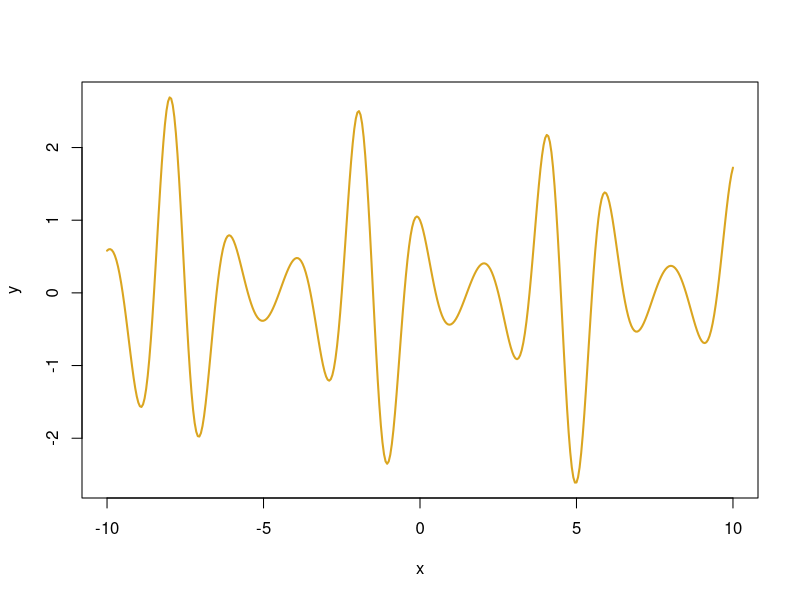
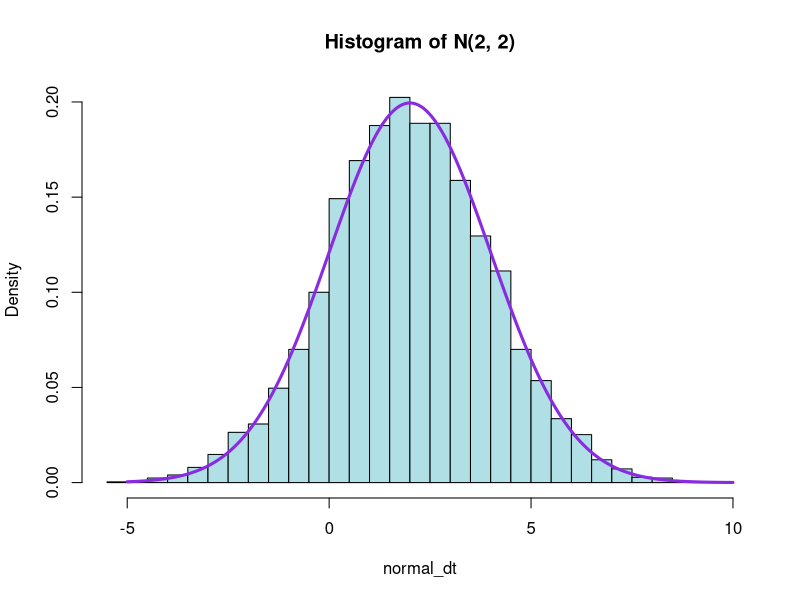
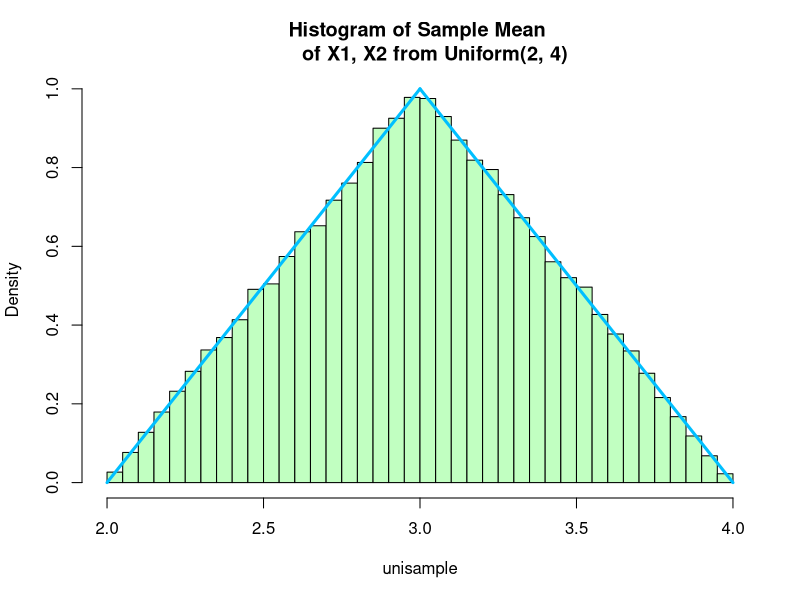
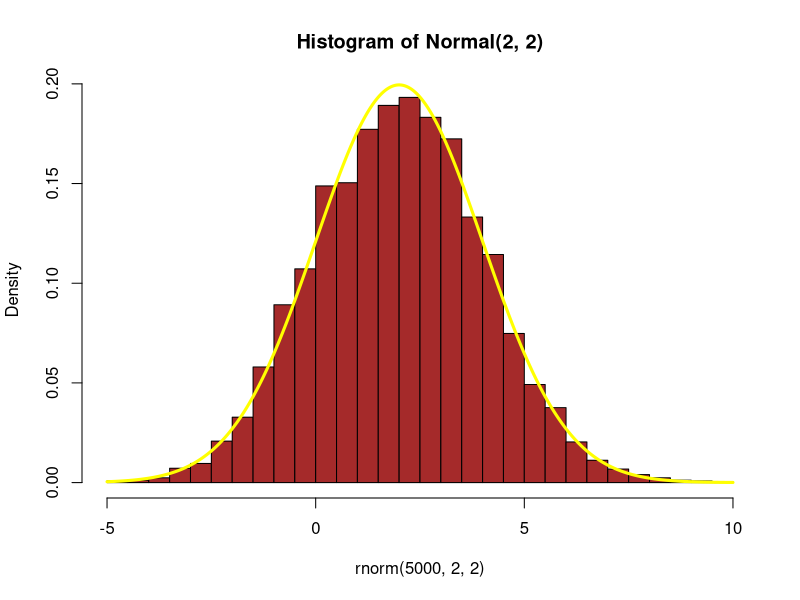

R code for these plots, in order:
## question 2
x_value <- seq(-10, 10, 0.05)
y_value <- exp(-sin(x_value)) * cos(pi * x_value)

plot(x_value, y_value, type = 'l', lwd = 2, col = 'goldenrod',
     xlab = 'x', ylab = 'y')

## question 3
normal_dt <- rnorm(5000, 2, 2)
hist(normal_dt, breaks=50, main='Histogram of N(2, 2)', probability=TRUE, 
     col='powderblue')
x_nor_value <- seq(-5, 10, 0.01)
y_nor_value <- dnorm(x_nor_value, 2, 2)
lines(x_nor_value, y_nor_value, lwd=3, col='blueviolet')

## question 4
iterations <- 100000
unisample <- rep(NA, iterations)

for(i in 1:iterations) {
  uni_avg <- mean(runif(2, 2, 4))
  unisample[i] <- uni_avg
}

hist(unisample, breaks=50, main='Histogram of Sample Mean 
     of X1, X2 from Uniform(2, 4)', probability=TRUE, col='darkseagreen1')
lines(c(2:3), c(0:1), lwd=3, col='deepskyblue')
lines(c(3:4), c(1:0), lwd=3, col='deepskyblue')



hist(rnorm(5000, 2, 2), breaks=50, probability=T, col='brown', main='Histogram of Normal(2, 2)')
x_base = seq(-5, 10, 0.01)
lines(x_base, dnorm(x_base, 2, 2), lwd=3, col='yellow')
